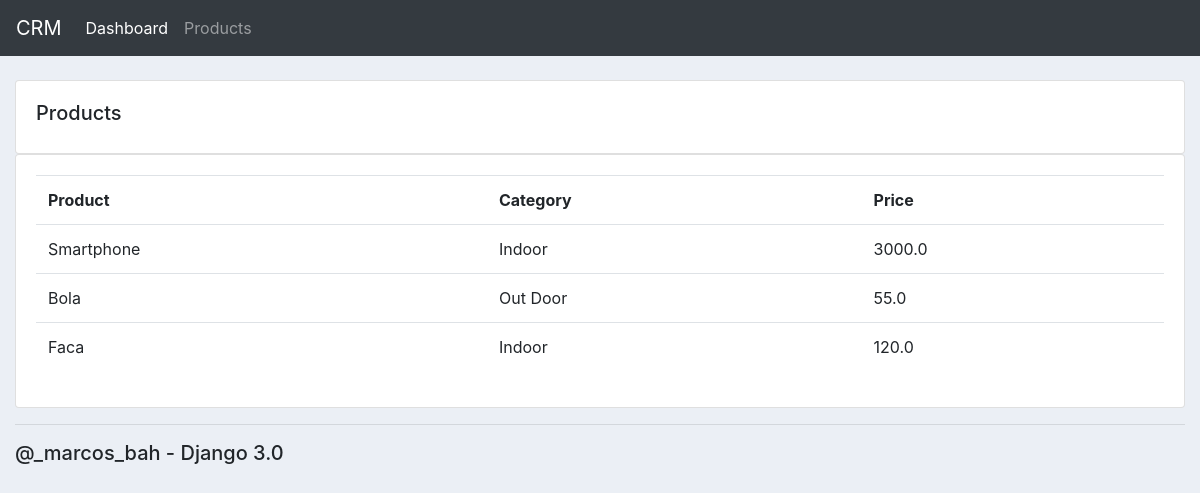
/products/, run on an earlier commit of the app's database.
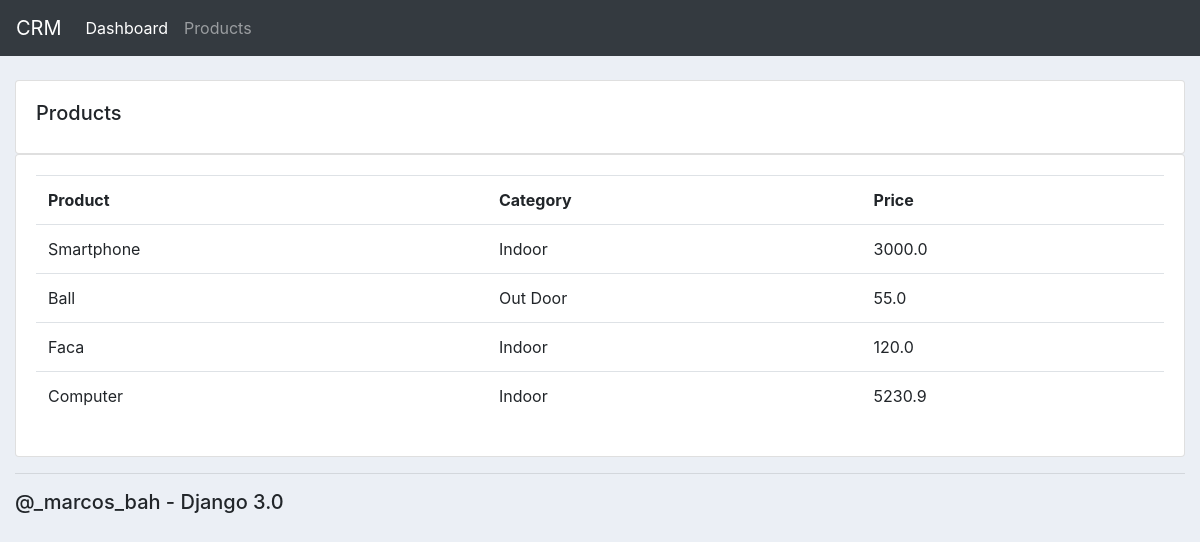
And on a later commit of the database.
### accounts/models.py (models this page shows, shortened)
class Product(models.Model):
    CATEGORY = (
        ('Indoor', 'Indoor'),
        ('Out Door', 'Out Door'),
    )
    name = models.CharField(max_length=200, null=True)
    price = models.FloatField(null=True)
    category = models.CharField(max_length=200, null=True, choices=CATEGORY)
    description = models.CharField(max_length=200, null=True, blank=True)
    date_created = models.DateTimeField(auto_now_add=True, null=True)
    tags = models.ManyToManyField(Tag)

### accounts/views.py (the view)
# urls.py: path('products/', views.products, name="products"),
def products(req):
    products = Product.objects.all()
    return render(req, 'accounts/products.html', {
        'products': products
    })

### accounts/templates/accounts/products.html (shortened to what this page needs)
{% extends 'accounts/main.html' %}
{% block content %}
<br>
<div class = "row">
    <div class = "col-md">
        <div class = "card card-body">
            <h5>Products</h5>
        </div>
        <div class="card card-body">
            <table class="table">
                <tr>
                    <th>Product</th>
                    <th>Category</th>
                    <th>Price</th>
                </tr>
                {% for i in products %}
                    <tr>
                        <td>{{ i.name }}</td>
                        <td>{{ i.category }}</td>
                        <td>{{ i.price }}</td>
                    </tr>
                {% endfor %}
            </table>
        </div>
    </div>
</div>
{% endblock content %}

What changed in the data, as far as the page shows it:
changed Product "Out Door": name "Bola" → "Ball"
added Product: name "Computer", category "Indoor", price "5230.9"
